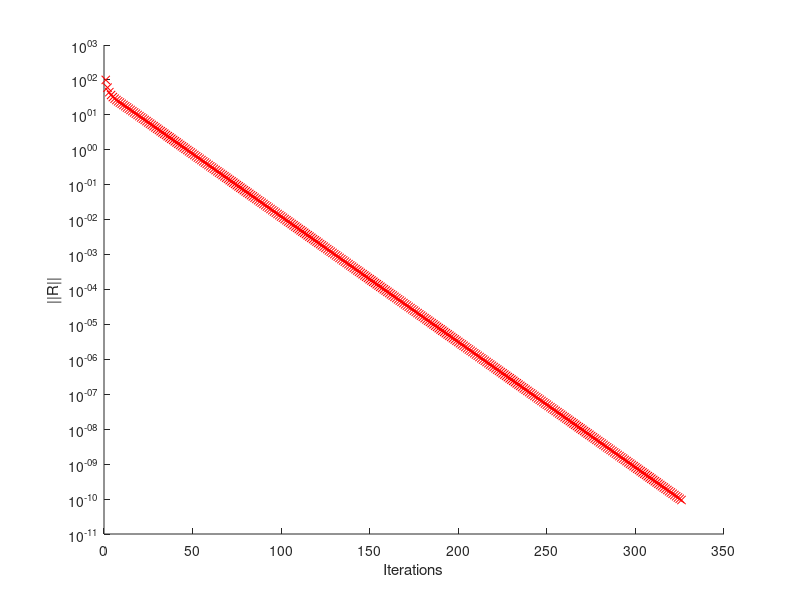

This chart was generated by the following MATLAB code:
clear; clc; close all;

N = 10;          % Number of unknowns
T = zeros(1,N);  % Initial guess
B = zeros(1,N);  % RHS vector
R = ones(1,N);   % Residual vector

% Boundary Conditions
TL = 300;
TR = 100;

NN      = 3;
LEFT    = 1;
CENTER  = 2;
RIGHT   = 3;

A = zeros(N,NN);

A(2:N-1,LEFT)   = 1;
A(2:N-1,RIGHT)  = 1;
A(:,CENTER)     = -2;

A(1,LEFT) = 0; A(1,RIGHT) = 1;
A(N,LEFT) = 1; A(N,RIGHT) = 0;

B(1) = -TL; B(N) = -TR;

MAXITER = 1000;
ITER = 0;
ERR = 1;
TOLERANCE = 1E-10;

figure(1)
hold on
xlabel('Iterations')
ylabel('||R||')
while and((ITER < MAXITER),(ERR > TOLERANCE))
    for i = 1:N
        if (i == 1)
            TTemp = B(i) - A(i,LEFT)*TL - A(i,RIGHT)*T(i+1);
        elseif (i == N)
            TTemp = B(i) - A(i,LEFT)*T(i-1) - A(i,RIGHT)*TR;
        else
            TTemp = B(i) - A(i,LEFT)*T(i-1) - A(i,RIGHT)*T(i+1);
        end
        T(i) = 1/A(i,CENTER)*TTemp;
    end
    
    % Calculate Residual: R = AT - B
    for i = 1:N
        if (i == 1)
            R(i) = A(i,LEFT)*TL + A(i,CENTER)*T(i) + A(i,RIGHT)*T(i+1) - B(i);
        elseif (i == N)
            R(i) = A(i,LEFT)*T(i-1) + A(i,CENTER)*T(i) + A(i,RIGHT)*TR - B(i);
        else
            R(i) = A(i,LEFT)*T(i-1) + A(i,CENTER)*T(i) + A(i,RIGHT)*T(i+1) - B(i);
        end
    end
    ITER = ITER + 1;
    ERR = norm(R(:));
    plot(ITER,ERR,'rx')
end
set(gca,'yscale','log')